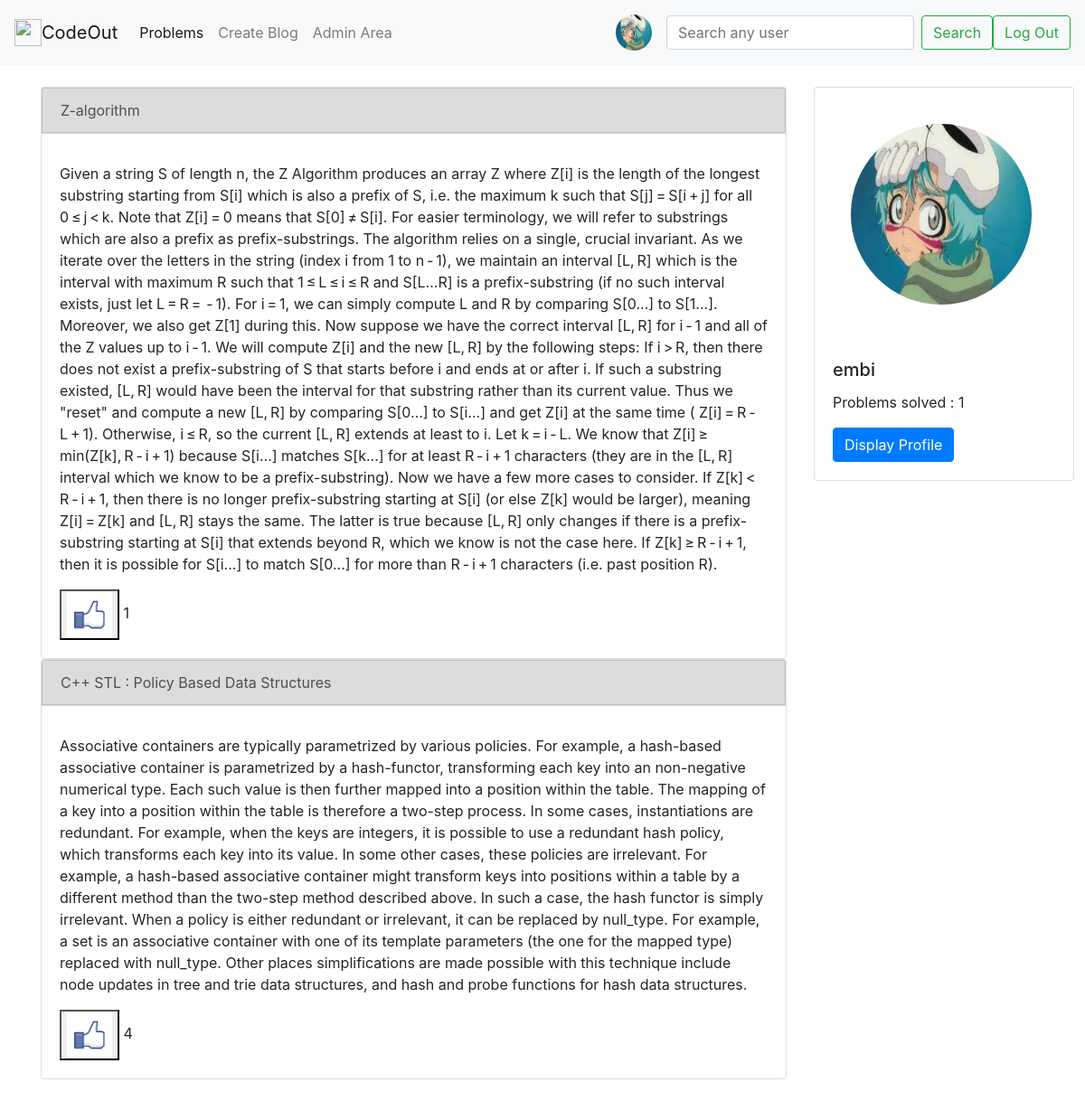
Page / (signed in) on the earlier database version.
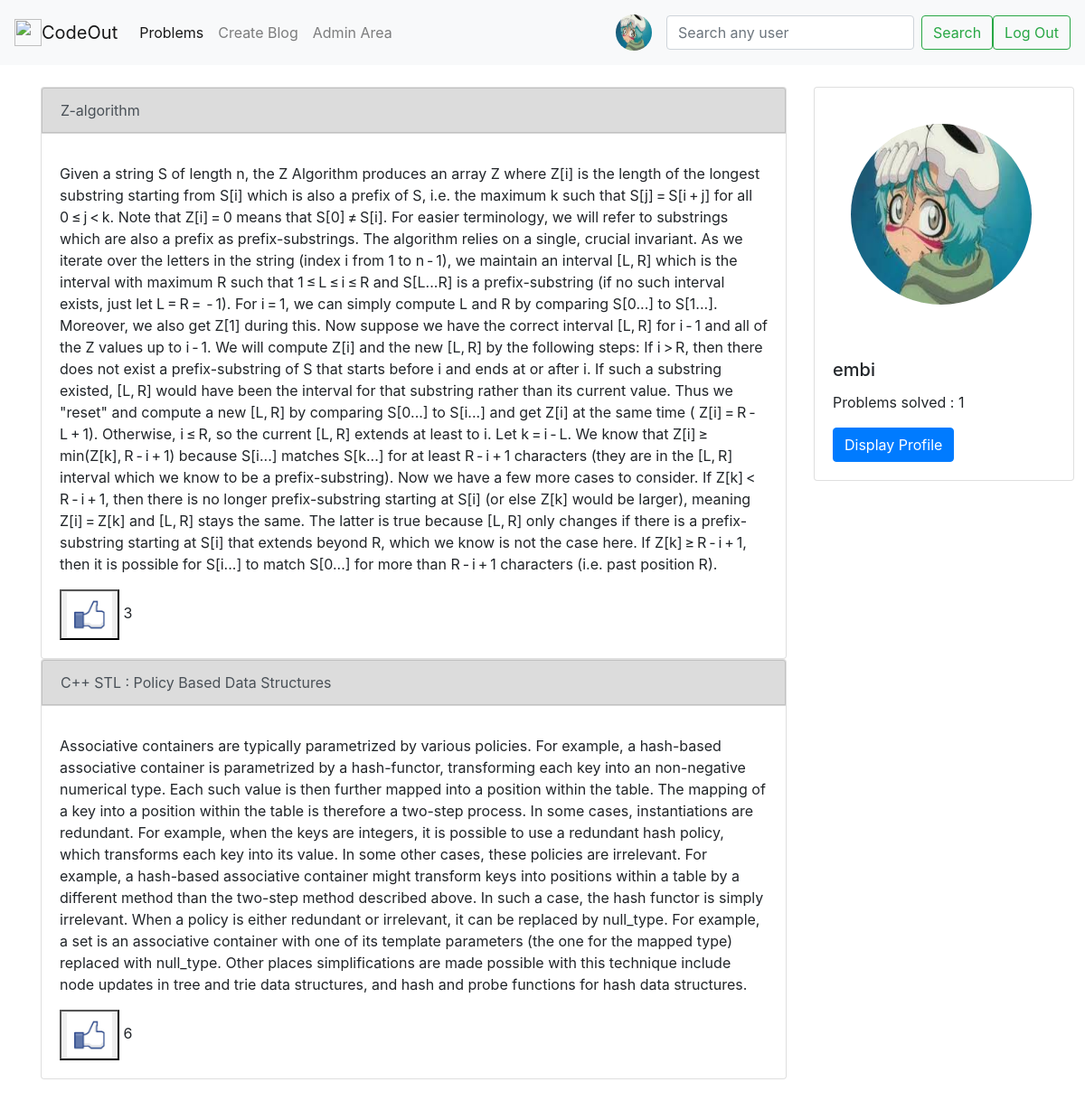
Same page on the later database version.
### Problems/models.py (models this page shows, shortened)
class Blogs(models.Model):
    user = models.ForeignKey(Profile , on_delete = models.CASCADE , related_name = "creator")
    created_time = models.DateTimeField()
    title = models.TextField(max_length = 100)
    content = models.TextField(max_length = 2081)
    likes = models.ManyToManyField(Profile , related_name = "likers")
    like_count = models.IntegerField(default = 0)

### Problems/views.py (the view)
# urls.py: path('' , views.index , name = 'index'),
def index(request):
    if request.user.is_authenticated:
        print(os.path.dirname(os.path.dirname(
    os.path.abspath(__file__))))
        print(sys.path)
        blogs = Blogs.objects.all().order_by('-created_time')
        profile = Profile.objects.get(user=request.user)
        problem_count = profile.problem_set.count()
        return render(request, 'profiles/index.html', {
            'profile': profile,
            'problem_count': problem_count,
            'blogs': blogs,
        })
    else:
        return render(request, 'profiles/login.html')

### CodeOutJudge/templates/profiles/index.html (shortened to what this page needs)
{% extends 'basic_templates/navbar.html' %}
{% block content %}
    {% load static %}
    <link rel="stylesheet" href="{% static 'profiles_styles/index.css' %}">
    <div class="container my-4">
      <div class="row mb-2">
        <div class="col-lg">
          {% for blog in blogs %}
            <div class="card">
                <div class="card-header" style="padding: 0%;">
                    <a href="{% url 'Profiles:blog_display' blog.id %}" class="list-group-item list-group-item-action"  style="background:rgb(220,220,220)">{{ blog.title }}</a>
                </div>
                <div class="card-body">
                    <p class="card-text">{{ blog.content }}</p>
                    <button id="like" onClick='updateLikes({{ blog.id }})'><img src="/media/utilities/like.png" alt="img" width="50px" height="50px"></button>  <span id="like-count{{blog.id}}">{{ blog.like_count }}</span>
                </div>
            </div>
          {% endfor %}
        </div>
        <div class="col-md-3">
            <div class="card" style="width: 18rem;">
                {% if profile.profile_pic %}
                <img src="{{ profile.profile_pic.url }}" class="card-img-top circular--landscape" style="margin: 2.5rem;" alt="...">
                {% endif %}
                <div class="card-body">
                    <h5 class="card-title">{{ profile.user.username }}</h5>
                    <p class="card-text">Problems solved : {{ problem_count }}</p>
                    <a href="{% url 'Profiles:view_profile' profile.id %}" class="btn btn-primary">Display Profile</a>
                </div>
            </div>
        </div>
      </div>
    </div>
{% endblock %}

Differences in the rows shown:
changed Blogs "Z-algorithm": like_count "1" → "3"
changed Blogs "C++ STL : Policy Based Data Structures": like_count "4" → "6"
